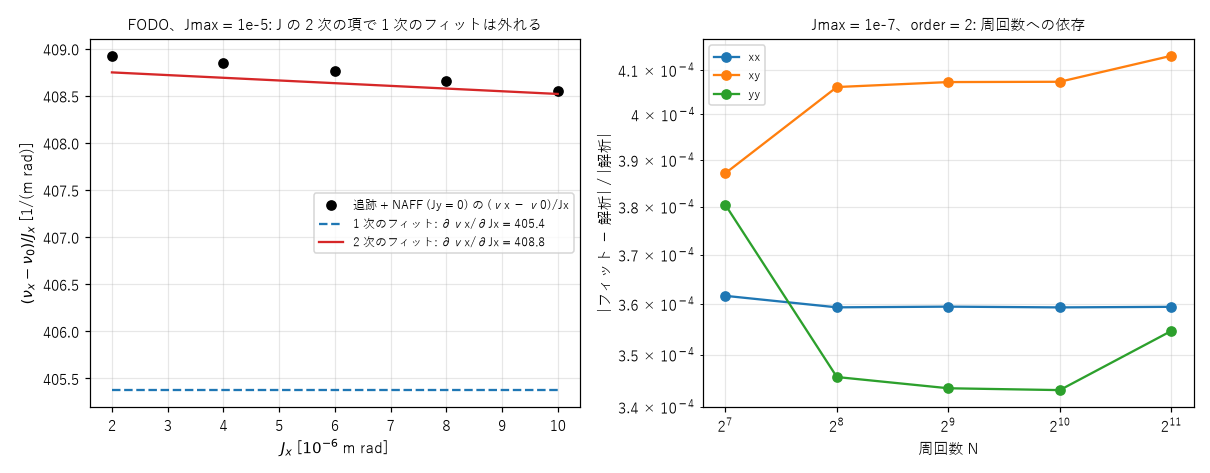

Here is the Python script that generated this plot:
# -*- coding: utf-8 -*-
"""入門 §6(a): 追跡 + NAFF + 多項式フィットで ADTS (∂ν/∂J) を求める手順の中身。FODO リング (3 GeV、105.6 m、6 極 K2L = 4, −6、リング先頭から)。
J の格子 (Jx, Jy ∈ {0, 1/5, ..., 1}·Jmax の 35 点 × (φ, φ+π) の対 = 70 粒子) を、強さを変えずに 2048 周追跡し (pysad k64、RF なし、放射なし、δ = 0)、
各粒子の NAFF (Hann p=1、線形のチューン ± 0.02 を探す) のチューンを ±対で平均し、ν(Jx, Jy) を J の全次数 ≤ order の多項式でフィットする。
  (1) 図左: Jy = 0 の点の νx − ν0 と、フィット (order = 1, 2) の曲線。Jmax = 1e-5 (J が大きいと 1 次のフィットは外れる)
  (2) 表: Jmax = 1e-7, 1e-6, 1e-5 と order = 1, 2, 3 の ADTS を解析の合計 (adts().total) と比べる
  (3) 表: 周回数 N = 128 … 2048 の ADTS (Jmax = 1e-7、order = 2)
使い方 (リポジトリ直下から): py -3.12 example/14_nonlinear_dynamics/primer/primer_adts_fit.py   出力: primer_adts_fit.png、標準出力  (所要 約 1 分)
"""
import math
import numpy as np
import primer_common as C
plt = C.setup_plot()
from pysad import adtsdirect as D, resdrive as R

lat, rows, tw, nu, circ = C.fodo()
tw_, orb, g, nu_ = D.lattice_start(lat, 0.0, rows)
A = R.adts(lat, rows=rows)
ana = np.array([A.total['xx'], A.total['xy'], A.total['yy']])
print('FODO リング (3 GeV、105.6 m)、νx = %.6f、νy = %.6f。解析の合計 (adts().total) xx, xy, yy = %.3f, %.3f, %.3f [1/(m rad)]' % (nu[0], nu[1], *ana))
NT = 2048
data = {}


def track_grid(jmax):
    jx, jy = D.grid_actions(jmax, 5)
    JX, JY = np.r_[jx, jx], np.r_[jy, jy]
    ph = np.r_[np.zeros(len(jx)), np.full(len(jx), math.pi)]
    c = D.initial_coords(tw, JX, JY, ph, ph)
    return jx, jy, D.track_record(lat.elements, C.P_FODO, c, NT)


def fit(jx, jy, rec, order, nturn):
    nuh = D.record_tunes(rec, tw, guess=g, halfwidth=0.02, nturn=nturn)
    nuh = D.pair_average(nuh)
    r = D.adts_from_tunes(jx, jy, nuh, order=order, nu_lin=g)
    return r, nuh


for jmax in (1e-7, 1e-6, 1e-5):
    data[jmax] = track_grid(jmax)
print()
print('(2) J の範囲とフィットの次数 (1024 周)。相対差 = (フィット − 解析)/|解析|')
print('%-9s %-6s %12s %12s %12s    %10s %10s %10s' % ('Jmax', 'order', 'xx', 'xy', 'yy', 'dxx', 'dxy', 'dyy'))
for jmax in (1e-7, 1e-6, 1e-5):
    jx, jy, rec = data[jmax]
    for order in (1, 2, 3):
        r, _ = fit(jx, jy, rec, order, 1024)
        v = np.array([r['xx'], 0.5 * (r['xy'] + r['yx']), r['yy']])
        d = (v - ana) / np.abs(ana)
        print('%-9.0e %-6d %12.3f %12.3f %12.3f    %+9.2f%% %+9.2f%% %+9.2f%%' % (jmax, order, *v, *(100 * d)))
print()
print('(3) 周回数 N (Jmax = 1e-7、order = 2)')
jx, jy, rec = data[1e-7]
for N in (128, 256, 512, 1024, 2048):
    r, _ = fit(jx, jy, rec, 2, N)
    v = np.array([r['xx'], 0.5 * (r['xy'] + r['yx']), r['yy']])
    print('N = %4d  xx, xy, yy = %.3f, %.3f, %.3f   相対差 %+.3f%%, %+.3f%%, %+.3f%%   フィットの残差 rms = %.1e' % (N, *v, *(100 * (v - ana) / np.abs(ana)), r['fitx']['rms']))

# 図
fig, axs = plt.subplots(1, 2, figsize=(11, 4.3))
jx, jy, rec = data[1e-5]
r1, nuh = fit(jx, jy, rec, 1, 1024)
r2, _ = fit(jx, jy, rec, 2, 1024)
m = (jy == 0)
nux = D.fr(nuh[m, 0] - g[0])
a = axs[0]
a.plot(jx[m] * 1e6, nux / jx[m], 'ko', label='追跡 + NAFF (Jy = 0) の (νx − ν0)/Jx')
jj = np.linspace(jx[m].min(), jx.max(), 100)
a.plot(jj * 1e6, np.full_like(jj, r1['fitx']['c'][(1, 0)]), 'C0--', label='1 次のフィット: ∂νx/∂Jx = %.1f' % r1['xx'])
a.plot(jj * 1e6, r2['fitx']['c'][(1, 0)] + r2['fitx']['c'][(2, 0)] * jj, 'C3-', label='2 次のフィット: ∂νx/∂Jx = %.1f' % r2['xx'])
a.set_xlabel(r'$J_x$ [$10^{-6}$ m rad]'); a.set_ylabel(r'$(\nu_x-\nu_0)/J_x$ [1/(m rad)]')
a.set_title('FODO、Jmax = 1e-5: J の 2 次の項で 1 次のフィットは外れる', fontsize=10)
a.legend(fontsize=8); a.grid(alpha=0.3)
a = axs[1]
Ns = [128, 256, 512, 1024, 2048]
jx, jy, rec = data[1e-7]
dd = []
for N in Ns:
    r, _ = fit(jx, jy, rec, 2, N)
    v = np.array([r['xx'], 0.5 * (r['xy'] + r['yx']), r['yy']])
    dd.append(np.abs((v - ana) / ana))
dd = np.array(dd)
for k, nm in enumerate(('xx', 'xy', 'yy')):
    a.semilogy(Ns, dd[:, k], 'o-', label=nm)
a.set_xscale('log', base=2)
a.set_xlabel('周回数 N'); a.set_ylabel('|フィット − 解析| / |解析|')
a.set_title('Jmax = 1e-7、order = 2: 周回数への依存', fontsize=10)
a.legend(fontsize=8); a.grid(alpha=0.3, which='both')
fig.tight_layout()
fig.savefig(C.os.path.join(C.HERE, 'primer_adts_fit.png'), dpi=110)
